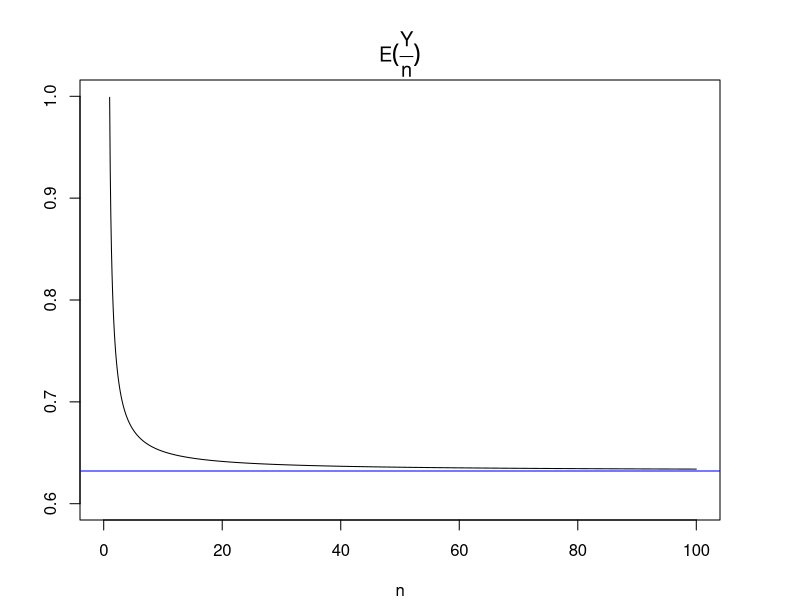
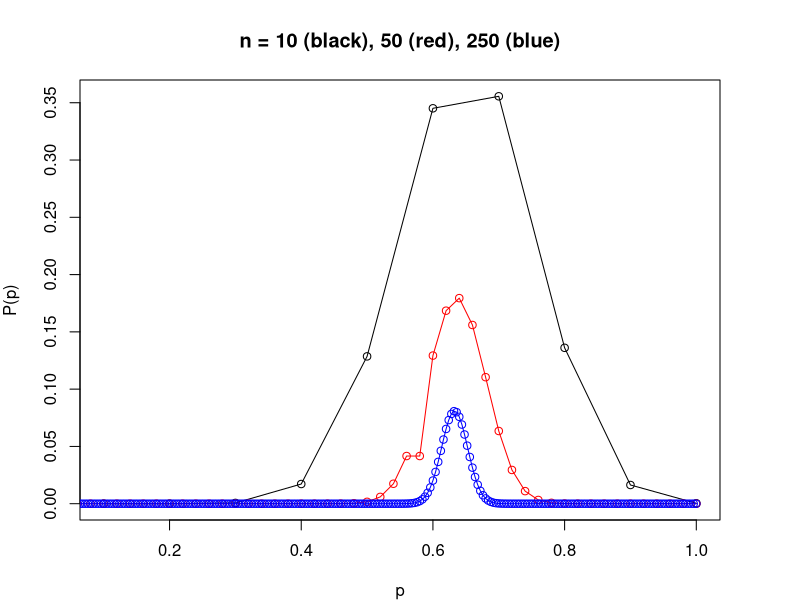

Source code (R) for these figures, in order:
## ---- chunk 1
par(mar = c(4,4,4,4))
curve(1 - (1 - 1/x)^x, xlim = c(0, 100), ylim = c(0.6, 1), n = 1000, xlab = "n", ylab = "")
title(quote(E(frac(plain(Y), n))), line = 1.3)
abline(a = 1 - exp(-1), b = 0, col = "blue")
## ---- chunk 2
library(gmp)
library(dplyr)

pmf <- function(n, p) {
  as.numeric(((factorialZ(n) %/% factorialZ(n - as.integer(n*p)))/
     (as.bigz(n)^as.bigz(n)))*
    as.bigq(Stirling2(n, as.integer(n*p))))
}

n <- 10
ps <- (1:n)/n
probs <- as.bigq(numeric(n))

for (i in 1:n) {
  probs[i] <- pmf(n, ps[i])
}
# asNumeric(sum(probs))
plot(ps , probs, type = "l", xlab = "p", ylab = "P(p)", main = "n = 10 (black), 50 (red), 250 (blue)")
points(ps , probs)

n <- 50
ps <- (1:n)/n
probs <- as.bigq(numeric(n))

for (i in 1:n) {
  probs[i] <- pmf(n, ps[i])
}
# asNumeric(sum(probs))
lines(ps , probs, type = "l", col = "red")
points(ps , probs, col = "red")

n <- 250
ps <- (1:n)/n
probs <- as.bigq(numeric(n))

for (i in 1:n) {
  probs[i] <- pmf(n, ps[i])
}
# asNumeric(sum(probs))
lines(ps , probs, type = "l", col = "blue")
points(ps , probs, col = "blue")
